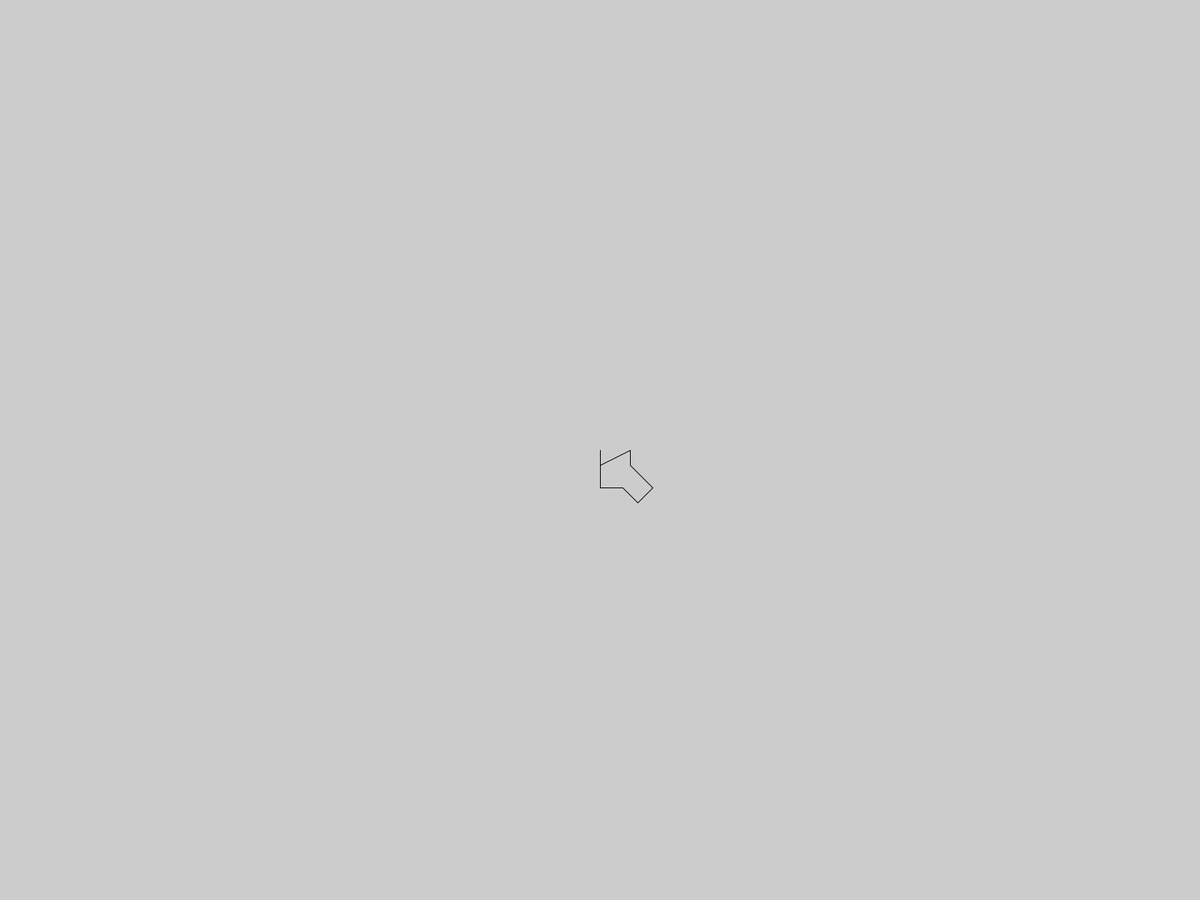
Frame 1 (no input)
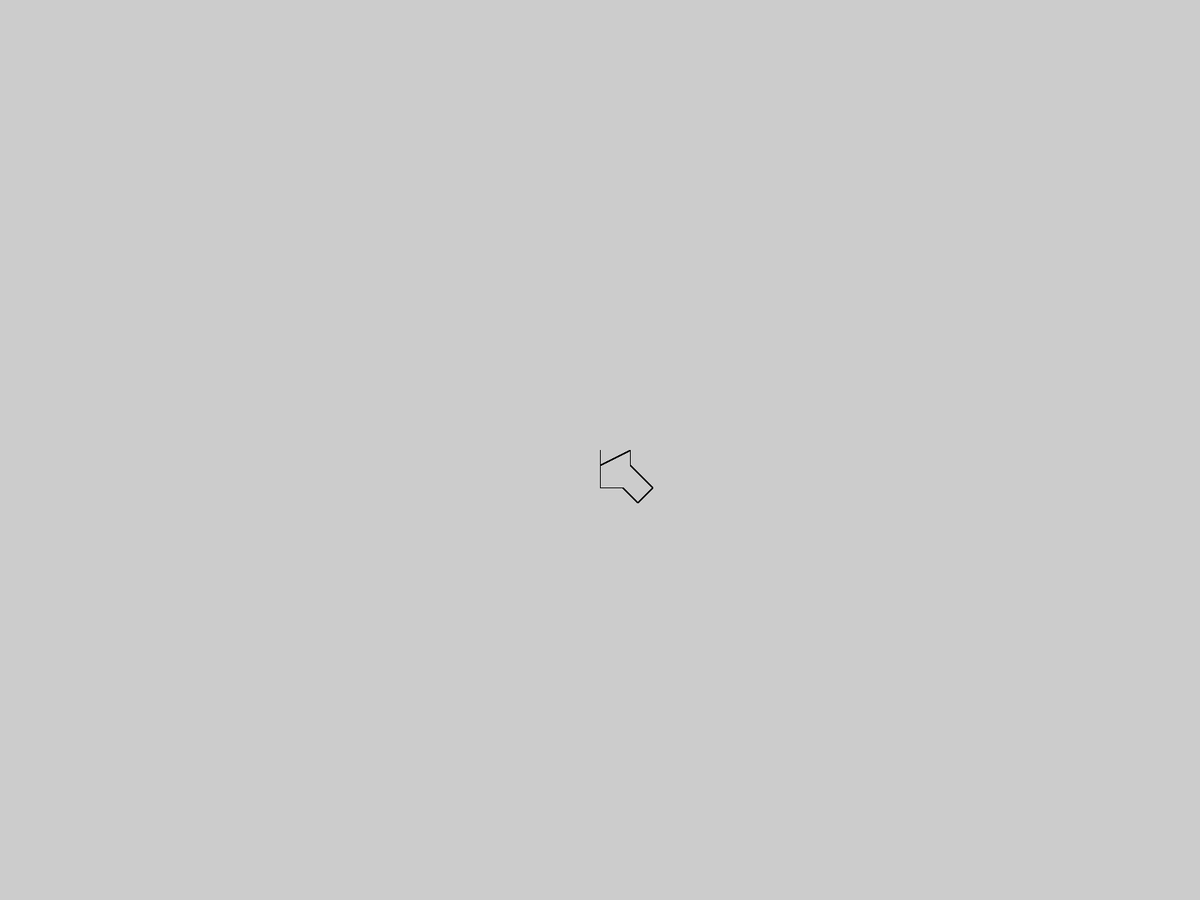
Frame 60 (the mouse pressed at the canvas centre just before this capture)
Frame 120 (the mouse held since frame 60 and released just before this capture): identical to frame 60, image omitted

The Processing sketch that drew these frames (run headless with seeded random() and noise(); from frame 60 on, the mouse is pressed at the canvas centre):

// Processing sketch: ACM_2017_A
// ── ACM_2017_A.pde
int vert=7;
int[] xpoints = {0,40,40,70,50,30,0};
int[] ypoints = {20,0,20,50,70,50,50};
int[][] points = new int[256][2];
int[][] p = new int[256][2];
int[] g = new int[vert];
void setup() {
  fullScreen();
  for(int i=0; i<vert; i++) {
    int[] t = {xpoints[i],ypoints[i]};
    if(i==0) {
      points[i][0]=xpoints[i];
      points[i][1]=ypoints[i];
    }
    else {
      points[i][0]=xpoints[i]+points[i-1][0];
      points[i][1]=ypoints[i]+points[i-1][1];
    }
    p[i]=t;
  }
}

void draw() {
  translate(width/2,height/2);
  for(int i=0; i<vert; i++) {
    fill(0);
    line(p[i+1][0],p[i+1][1],p[i][0],p[i][1]);
  }
  for(int i=0; i<vert; i++) {
    
  }
}
